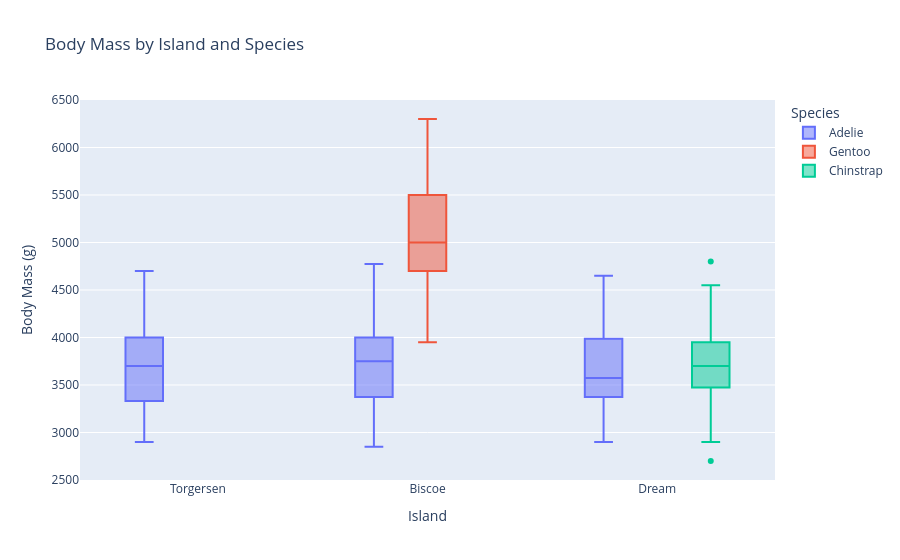

The notebook cell saved with this chart:
### Code cell
fig = px.box(df,
             x="Island",
             y="Body Mass (g)",
             color="Species",
             title="Body Mass by Island and Species")
fig.show()

### Figure 1 — Plotly figure (JSON) as saved in the notebook; plotly's stock layout.template omitted (floating-point values rounded to 4 significant figures; data arrays with more than 128 entries replaced by an {"elided": "..."} marker saying what was removed)
{"data": [{"alignmentgroup": "True", "hovertemplate": "Species=Adelie<br>Island=%{x}<br>Body Mass (g)=%{y}<extra></extra>", "legendgroup": "Adelie", "marker": {"color": "#636efa"}, "name": "Adelie", "notched": false, "offsetgroup": "Adelie", "orientation": "v", "showlegend": true, "type": "box", "x": {"elided": "151 str values"}, "x0": " ", "xaxis": "x", "y": {"elided": "151 float values"}, "y0": " ", "yaxis": "y"}, {"alignmentgroup": "True", "hovertemplate": "Species=Gentoo<br>Island=%{x}<br>Body Mass (g)=%{y}<extra></extra>", "legendgroup": "Gentoo", "marker": {"color": "#EF553B"}, "name": "Gentoo", "notched": false, "offsetgroup": "Gentoo", "orientation": "v", "showlegend": true, "type": "box", "x": ["Biscoe", "Biscoe", "Biscoe", "Biscoe", "Biscoe", "Biscoe", "Biscoe", "Biscoe", "Biscoe", "Biscoe", "Biscoe", "Biscoe", "Biscoe", "Biscoe", "Biscoe", "Biscoe", "Biscoe", "Biscoe", "Biscoe", "Biscoe", "Biscoe", "Biscoe", "Biscoe", "Biscoe", "Biscoe", "Biscoe", "Biscoe", "Biscoe", "Biscoe", "Biscoe", "Biscoe", "Biscoe", "Biscoe", "Biscoe", "Biscoe", "Biscoe", "Biscoe", "Biscoe", "Biscoe", "Biscoe", "Biscoe", "Biscoe", "Biscoe", "Biscoe", "Biscoe", "Biscoe", "Biscoe", "Biscoe", "Biscoe", "Biscoe", "Biscoe", "Biscoe", "Biscoe", "Biscoe", "Biscoe", "Biscoe", "Biscoe", "Biscoe", "Biscoe", "Biscoe", "Biscoe", "Biscoe", "Biscoe", "Biscoe", "Biscoe", "Biscoe", "Biscoe", "Biscoe", "Biscoe", "Biscoe", "Biscoe", "Biscoe", "Biscoe", "Biscoe", "Biscoe", "Biscoe", "Biscoe", "Biscoe", "Biscoe", "Biscoe", "Biscoe", "Biscoe", "Biscoe", "Biscoe", "Biscoe", "Biscoe", "Biscoe", "Biscoe", "Biscoe", "Biscoe", "Biscoe", "Biscoe", "Biscoe", "Biscoe", "Biscoe", "Biscoe", "Biscoe", "Biscoe", "Biscoe", "Biscoe", "Biscoe", "Biscoe", "Biscoe", "Biscoe", "Biscoe", "Biscoe", "Biscoe", "Biscoe", "Biscoe", "Biscoe", "Biscoe", "Biscoe", "Biscoe", "Biscoe", "Biscoe", "Biscoe", "Biscoe", "Biscoe", "Biscoe", "Biscoe", "Biscoe", "Biscoe", "Biscoe"], "x0": " ", "xaxis": "x", "y": [4500.0, 5700.0, 4450.0, 5700.0, 5400.0, 4550.0, 4800.0, 5200.0, 4400.0, 5150.0, 4650.0, 5550.0, 4650.0, 5850.0, 4200.0, 5850.0, 4150.0, 6300.0, 4800.0, 5350.0, 5700.0, 5000.0, 4400.0, 5050.0, 5000.0, 5100.0, 4100.0, 5650.0, 4600.0, 5550.0, 5250.0, 4700.0, 5050.0, 6050.0, 5150.0, 5400.0, 4950.0, 5250.0, 4350.0, 5350.0, 3950.0, 5700.0, 4300.0, 4750.0, 5550.0, 4900.0, 4200.0, 5400.0, 5100.0, 5300.0, 4850.0, 5300.0, 4400.0, 5000.0, 4900.0, 5050.0, 4300.0, 5000.0, 4450.0, 5550.0, 4200.0, 5300.0, 4400.0, 5650.0, 4700.0, 5700.0, 4650.0, 5800.0, 4700.0, 5550.0, 4750.0, 5000.0, 5100.0, 5200.0, 4700.0, 5800.0, 4600.0, 6000.0, 4750.0, 5950.0, 4625.0, 5450.0, 4725.0, 5350.0, 4750.0, 5600.0, 4600.0, 5300.0, 4875.0, 5550.0, 4950.0, 5400.0, 4750.0, 5650.0, 4850.0, 5200.0, 4925.0, 4875.0, 4625.0, 5250.0, 4850.0, 5600.0, 4975.0, 5500.0, 4725.0, 5500.0, 4700.0, 5500.0, 4575.0, 5500.0, 5000.0, 5950.0, 4650.0, 5500.0, 4375.0, 5850.0, 4875.0, 6000.0, 4925.0, 4850.0, 5750.0, 5200.0, 5400.0], "y0": " ", "yaxis": "y"}, {"alignmentgroup": "True", "hovertemplate": "Species=Chinstrap<br>Island=%{x}<br>Body Mass (g)=%{y}<extra></extra>", "legendgroup": "Chinstrap", "marker": {"color": "#00cc96"}, "name": "Chinstrap", "notched": false, "offsetgroup": "Chinstrap", "orientation": "v", "showlegend": true, "type": "box", "x": ["Dream", "Dream", "Dream", "Dream", "Dream", "Dream", "Dream", "Dream", "Dream", "Dream", "Dream", "Dream", "Dream", "Dream", "Dream", "Dream", "Dream", "Dream", "Dream", "Dream", "Dream", "Dream", "Dream", "Dream", "Dream", "Dream", "Dream", "Dream", "Dream", "Dream", "Dream", "Dream", "Dream", "Dream", "Dream", "Dream", "Dream", "Dream", "Dream", "Dream", "Dream", "Dream", "Dream", "Dream", "Dream", "Dream", "Dream", "Dream", "Dream", "Dream", "Dream", "Dream", "Dream", "Dream", "Dream", "Dream", "Dream", "Dream", "Dream", "Dream", "Dream", "Dream", "Dream", "Dream", "Dream", "Dream", "Dream", "Dream"], "x0": " ", "xaxis": "x", "y": [3500.0, 3900.0, 3650.0, 3525.0, 3725.0, 3950.0, 3250.0, 3750.0, 4150.0, 3700.0, 3800.0, 3775.0, 3700.0, 4050.0, 3575.0, 4050.0, 3300.0, 3700.0, 3450.0, 4400.0, 3600.0, 3400.0, 2900.0, 3800.0, 3300.0, 4150.0, 3400.0, 3800.0, 3700.0, 4550.0, 3200.0, 4300.0, 3350.0, 4100.0, 3600.0, 3900.0, 3850.0, 4800.0, 2700.0, 4500.0, 3950.0, 3650.0, 3550.0, 3500.0, 3675.0, 4450.0, 3400.0, 4300.0, 3250.0, 3675.0, 3325.0, 3950.0, 3600.0, 4050.0, 3350.0, 3450.0, 3250.0, 4050.0, 3800.0, 3525.0, 3950.0, 3650.0, 3650.0, 4000.0, 3400.0, 3775.0, 4100.0, 3775.0], "y0": " ", "yaxis": "y"}], "layout": {"boxmode": "group", "legend": {"title": {"text": "Species"}, "tracegroupgap": 0}, "title": {"text": "Body Mass by Island and Species"}, "xaxis": {"anchor": "y", "domain": [0, 1], "title": {"text": "Island"}}, "yaxis": {"anchor": "x", "domain": [0, 1], "title": {"text": "Body Mass (g)"}}}}
